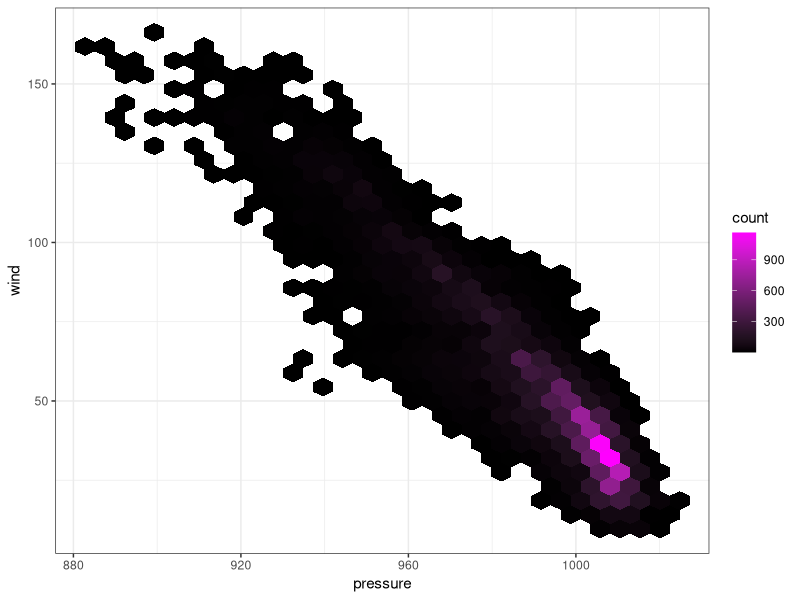

The R script that drew this image:
## ---- chunk 1
knitr::opts_chunk$set(echo = TRUE)

library(tidyverse)
## ---- chunk 2
ggplot(data=storms, aes(x=pressure, y=wind))+
  geom_hex() +
  scale_fill_gradient(low = "black", high = "magenta") + 
  theme_bw()
